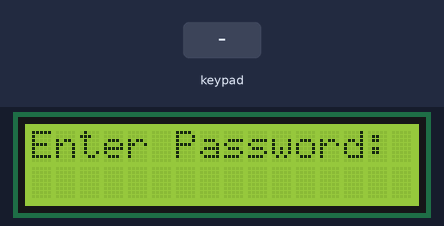
Simulated run of this program. Board: Arduino Uno, built with avr-gcc and run on an emulated ATmega328P. Parts: 16×2 character LCD. The inputs (shaded band) are chosen by the test bench.

Above: at 1.2 s.
1.3 s: keypad keys 2 2 6 8 # pressed 0.4 s apart
At 3.9 s:
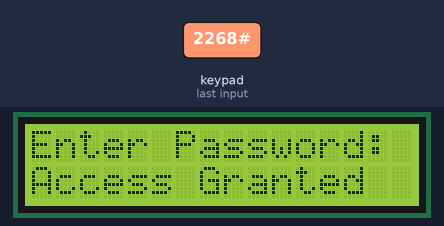
6.3 s: keypad keys 9 8 7 6 # pressed 0.4 s apart
At 8.9 s:
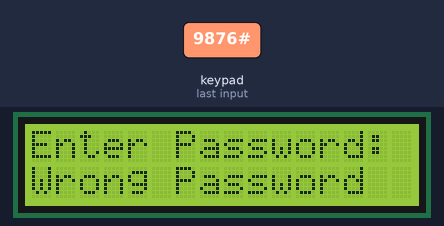
Timing chart, 0 to 10.4 s (numbered marks = the images above; inputs shaded):
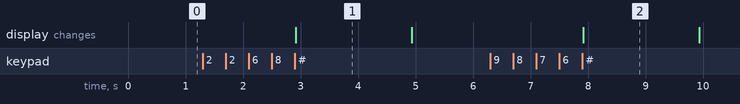

Measured:
- after the input at 1.3 s, the display: changes after 1.6 s (image 1)
- after the input at 6.3 s, the display: changes after 1.6 s (image 2)
- what the display in image 1 shows lasts 2.0 s, from 2.9 s to 4.9 s

The program:

main.cpp
```cpp
#include <Arduino.h>
#include <stdio.h>
#include <string.h>
#include "KeypadInput.h"
#include "LCDOutput.h"

void initializeKeypadLcd()
{
    initializeLCD();

    static FILE lcdout;
    static FILE kpdin;

    fdev_setup_stream(&lcdout, lcd_putchar, NULL, _FDEV_SETUP_WRITE);
    fdev_setup_stream(&kpdin, NULL, keypad_getchar, _FDEV_SETUP_READ);

    stdout = &lcdout;
    stdin = &kpdin;
}

void setup()
{
    initializeKeypadLcd();
    printf("Enter Password: ");
}

void loop()
{
    char input[17];
    scanf("%16s", input);

    printf("\n");
    if (strcmp(input, "2268") == 0)
    {
        printf("Access Granted");
    }
    else
    {
        printf("Wrong Password");
    }

    delay(2000);
    lcd.clear();
    printf("Enter Password: ");
}
```

UART.h
```cpp
#ifndef UART_H
#define UART_H

#include <Arduino.h>
#include <stdio.h>

void initializeUart();

extern FILE *uart_stdout;
extern FILE *uart_stdin;

#endif
```

UART.cpp
```cpp
#include "UART.h"

static FILE uartout = {0};
static FILE uartin = {0};

FILE *uart_stdout = &uartout;
FILE *uart_stdin = &uartin;

static int uart_putchar(char c, FILE *stream)
{
    Serial.write(c);
    return 0;
}

static int uart_getchar(FILE *stream)
{
    while (!Serial.available())
        ;
    return Serial.read();
}

void initializeUart()
{
    Serial.begin(9600);
    fdev_setup_stream(&uartout, uart_putchar, NULL, _FDEV_SETUP_WRITE);
    fdev_setup_stream(&uartin, NULL, uart_getchar, _FDEV_SETUP_READ);
    stdout = &uartout;
    stdin = &uartin;
}
```

KeypadInput.h
```cpp
#ifndef KEYPADINPUT_H
#define KEYPADINPUT_H

#include <Keypad.h>
#include <stdio.h>

int keypad_getchar(FILE *stream);

#endif
```

LCDOutput.h
```cpp
#ifndef LCDOUTPUT_H
#define LCDOUTPUT_H

#include <Wire.h>
#include <LiquidCrystal_I2C.h>
#include <stdio.h>

extern LiquidCrystal_I2C lcd;

void initializeLCD();
int lcd_putchar(char c, FILE *stream);

#endif
```

KeypadInput.cpp
```cpp
#include "KeypadInput.h"

const byte ROWS = 4;
const byte COLS = 4;
char keys[ROWS][COLS] = {
    {'1', '2', '3', 'A'},
    {'4', '5', '6', 'B'},
    {'7', '8', '9', 'C'},
    {'*', '0', '#', 'D'}};
byte rowPins[ROWS] = {9, 8, 7, 6};
byte colPins[COLS] = {5, 4, 3, 2};

Keypad keypad = Keypad(makeKeymap(keys), rowPins, colPins, ROWS, COLS);

int keypad_getchar(FILE *stream)
{
    char key;
    do
    {
        key = keypad.getKey();
    } while (!key);

    if (key == '#')
    {
        key = '\n';
    }
    return key;
}
```

LCDOutput.cpp
```cpp
#include "LCDOutput.h"

LiquidCrystal_I2C lcd(0x27, 16, 2); // Initialize the LCD with I2C address 0x27

void initializeLCD()
{
    lcd.init();
    lcd.backlight();
    lcd.clear();
}

int lcd_putchar(char c, FILE *stream)
{
    if (c == '\n')
    {
        lcd.setCursor(0, 1);
        return 0;
    }
    lcd.write(c);
    return 0;
}
```
